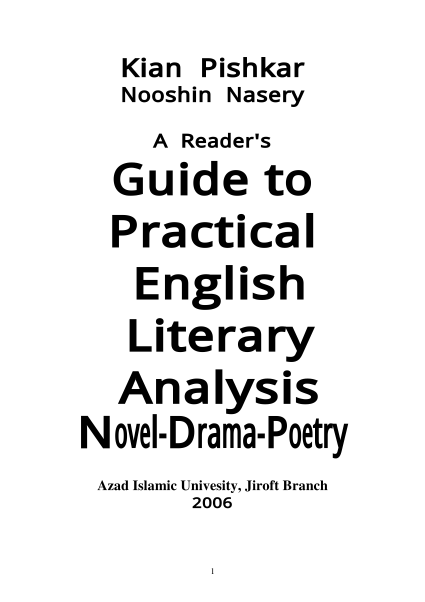
#> input picture text_recognition/bkpImg/img1.png, 850 x 1203 px (shown at 1/2 size)
$ python text_recog.py
#> lines starting #> are read from the running program, lines starting #| are printed output that depends on the picture; after the words box and inside, x2 and y2 are one past the last pixel; in counts of white or black regions, pixels touching at a corner belong together
import cv2 as cv
import numpy as np
import pytesseract as pt

pt.pytesseract.tesseract_cmd = r"C:\Program Files\Tesseract-OCR\tesseract.exe"

img = cv.imread('bkpImg/img1.png')
#> img is the input picture: shape (1203, 850, 3); min 0, max 255, mean 234.2
resized = cv.resize(img, (720,560), interpolation=cv.INTER_CUBIC)
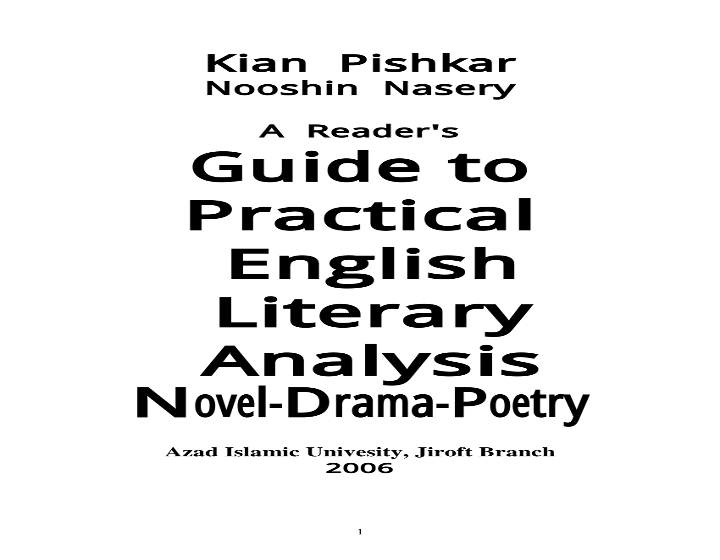
#> resized: shape (560, 720, 3); min 0, max 255, mean 234.2
# to improve accuracy, two methods:
# 1. image preprocessing, 2.OCR settings adjustment

# preprocessing method
gray = cv.cvtColor(resized, cv.COLOR_BGR2GRAY)
# decrease block-size(2nd last param) to reduce noise
# increase block-size to increase accuracy
adaptive_threshold = cv.adaptiveThreshold(gray, 255, cv.ADAPTIVE_THRESH_GAUSSIAN_C, cv.THRESH_BINARY, 85, 11)
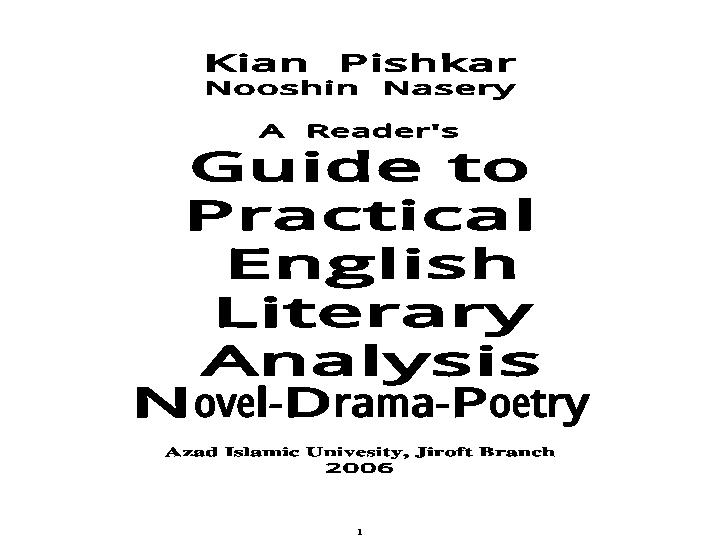
#> adaptive_threshold: shape (560, 720); 91.3% white; 134 black regions (6 under 20 px), largest, box (x1, y1, x2, y2) and area: (455, 304, 534, 337) 1045, (325, 255, 375, 289) 992, (137, 387, 186, 418) 941
#> (the run stopped early here; a loop or call above may not have finished)
